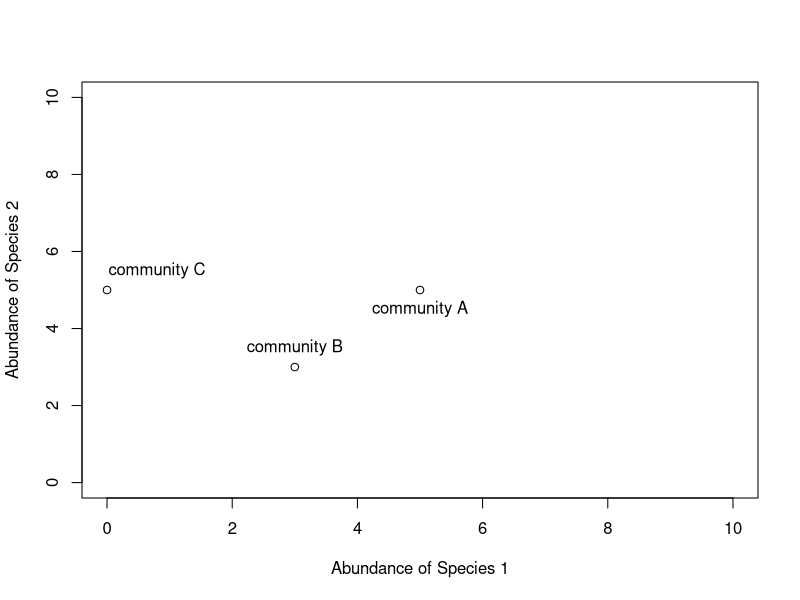
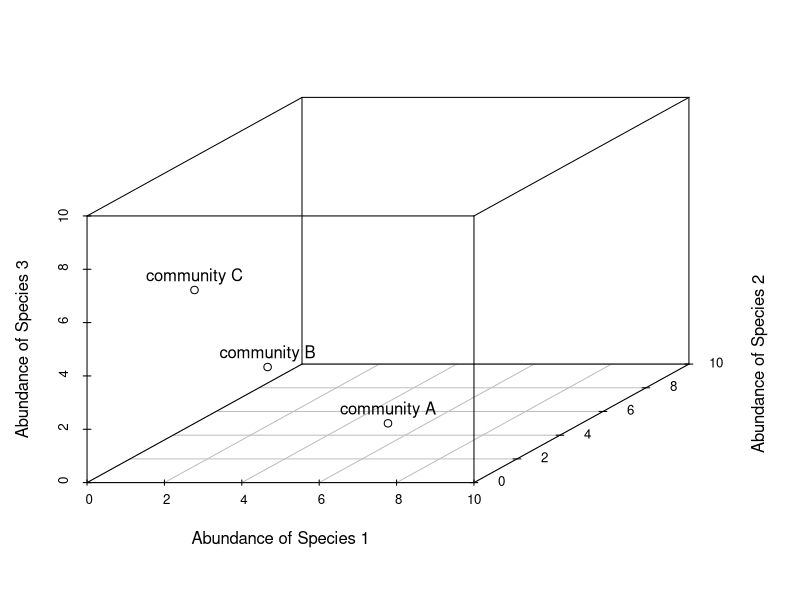
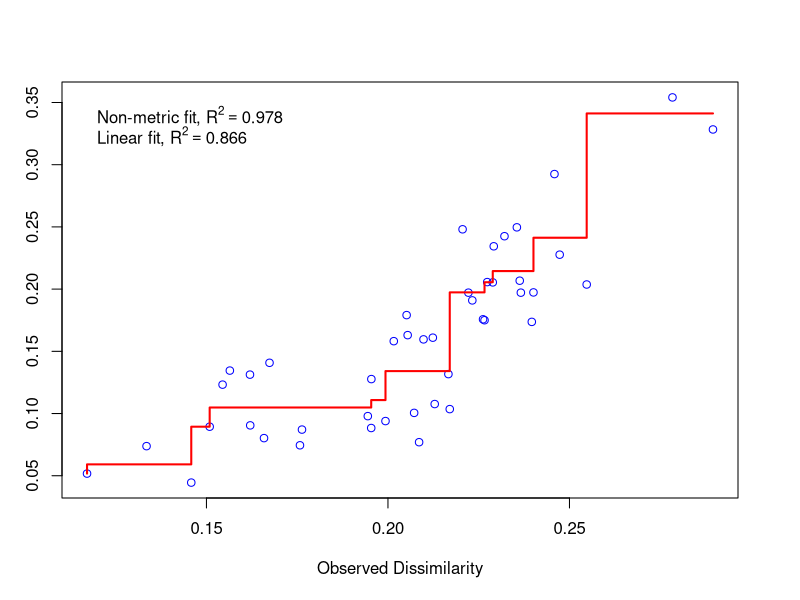
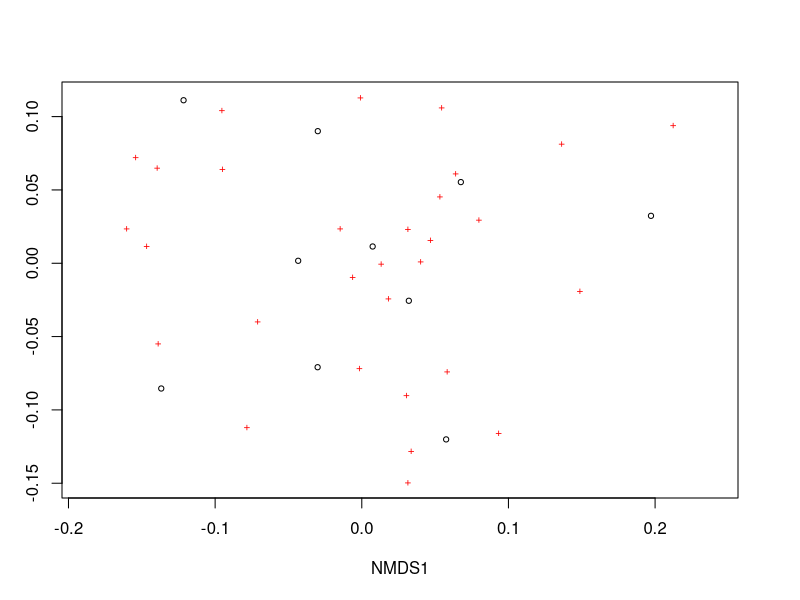
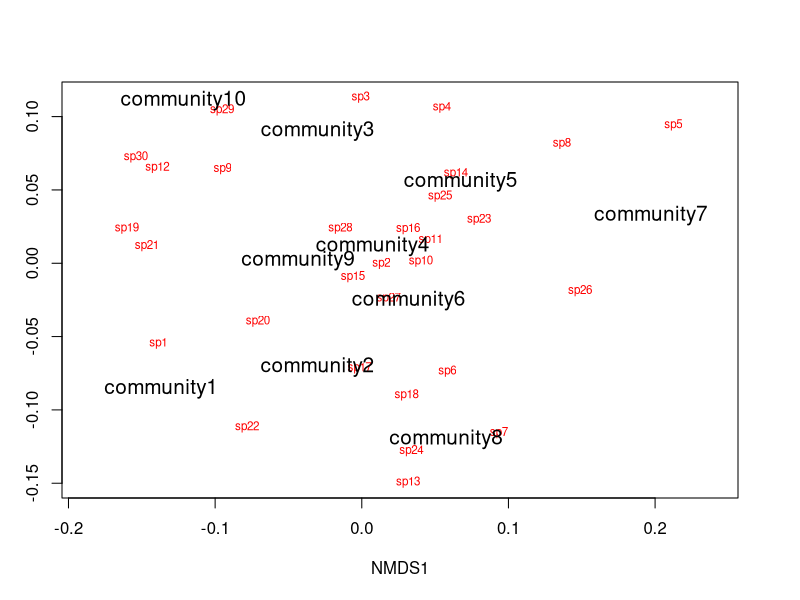
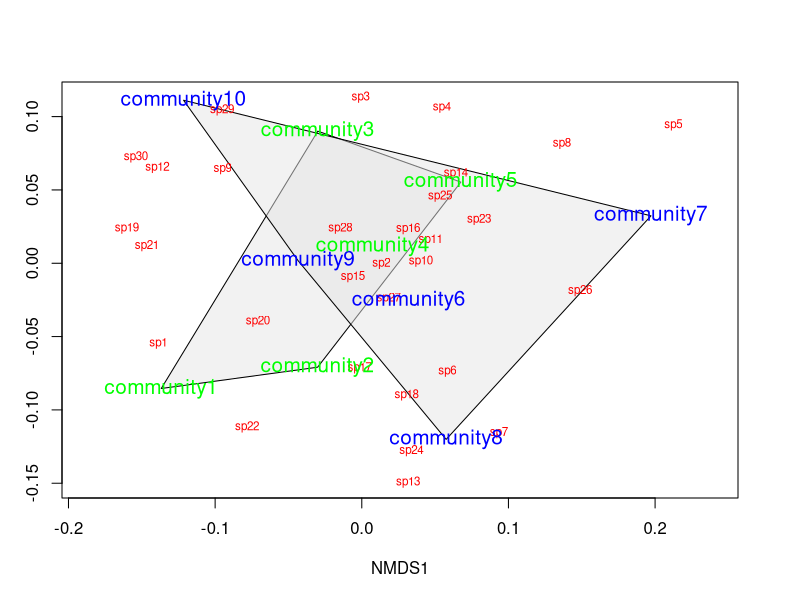
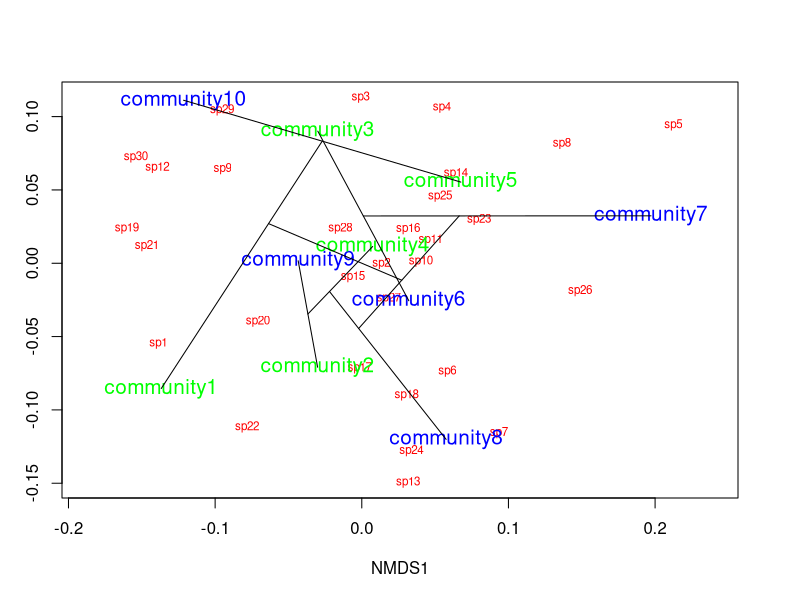
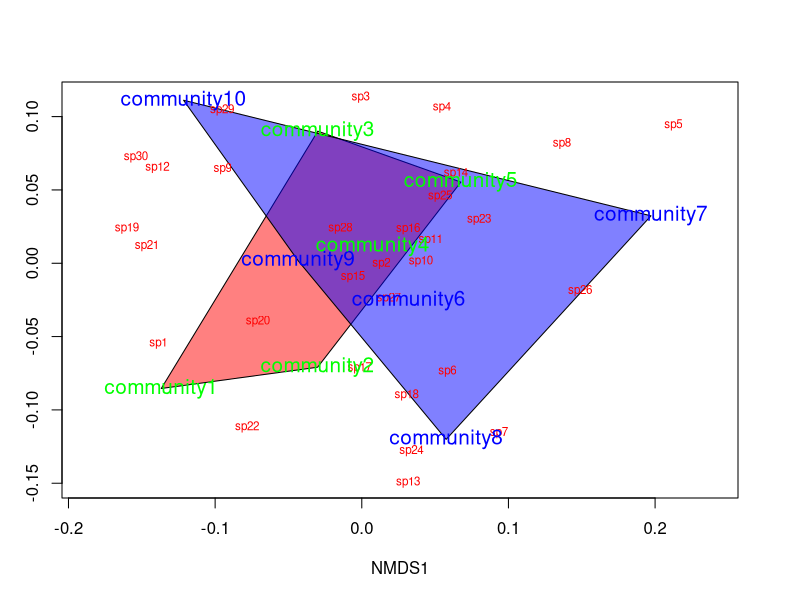

These figures' R source, in order:
## ---- chunk 1
# Non-metric multidimensional scaling (NMDS) is one tool commonly used to 
# examine community composition

# # Let's lay some conceptual groundwork
# # Consider a single axis of abundance representing a single species:
# plot(0:10,0:10,type="n",axes=F,xlab="Abundance of Species 1",ylab="")
# axis(1)
# # We can plot each community on that axis depending on the abundance of 
# # species 1 within it
# points(5,0); text(5.5,0.5,labels="community A")
# points(3,0); text(3.2,0.5,labels="community B")
# points(0,0); text(0.8,0.5,labels="community C")
# 
# # Now consider a second axis of abundance representing a different 
# # species
# # Communities can be plotted along both axes depending on the abundance of
# # species within it
plot(0:10,0:10,type="n",xlab="Abundance of Species 1",
     ylab="Abundance of Species 2")
points(5,5); text(5,4.5,labels="community A")
points(3,3); text(3,3.5,labels="community B")
points(0,5); text(0.8,5.5,labels="community C")

# Now consider a THIRD axis of abundance representing yet another species
# (For this we're going to need to load another package)
# install.packages("scatterplot3d")
library(scatterplot3d)
d=scatterplot3d(0:10,0:10,0:10,type="n",xlab="Abundance of Species 1",
                ylab="Abundance of Species 2",
                zlab="Abundance of Species 3"); d
d$points3d(5,5,0); text(d$xyz.convert(5,5,0.5),labels="community A")
d$points3d(3,3,3); text(d$xyz.convert(3,3,3.5),labels="community B")
d$points3d(0,5,5); text(d$xyz.convert(0,5,5.5),labels="community C")

# Now consider as many axes as there are species S (obviously we cannot 
# visualize this beyond 3 dimensions)
# Hopefully your head didn't explode
## ---- chunk 2
# The goal of NMDS is to represent the original position of communities in
# multidimensional space as accurately as possible using a reduced number
# of dimensions that can be easily plotted and visualized

# NMDS does not use the absolute abundances of species in communities, but
# rather their RANK ORDER!
# The use of ranks omits some of the issues associated with using absolute
# distance (e.g., sensitivity to transformation), and as a result is much
# more flexible technique that accepts a variety of types of data
# (It is also where the "non-metric" part of the name comes from)

# The NMDS procedure is iterative and takes place over several steps:
# (1) Define the original positions of communities in multidimensional
# space
# (2) Specify the number m of reduced dimensions (typically 2)
# (3) Construct an initial configuration of the samples in 2-dimensions
# (4) Regress distances in this initial configuration against the observed
# (measured) distances
# (5) Determine the stress (disagreement between 2-D configuration and
# predicted values from regression)
# If the 2-D configuration perfectly preserves the original rank
# orders, then a plot ofone against the other must be monotonically
# increasing. The extent to which the points on the 2-D configuration
# differ from this monotonically increasing line determines the
# degree of stress (see Shepard plot)
# (6) If stress is high, reposition the points in m dimensions in the
#direction of decreasing stress, and repeat until stress is below
#some threshold

# Generally, stress < 0.05 provides an excellent represention in reduced 
# dimensions, < 0.1 is great, < 0.2 is good, and stress > 0.3 provides a 
# poor representation

# NOTE: The final configuration may differ depending on the initial 
# configuration (which is often random) and the number of iterations, so
# it is advisable to run the NMDS multiple times and compare the 
# interpretation from the lowest stress solutions

# To begin, NMDS requires a distance matrix, or a matrix of 
# dissimilarities
# Raw Euclidean distances are not ideal for this purpose: they are 
# sensitive to totalabundances, so may treat sites with a similar number
# of species as more similar, even though the identities of the species
# are different
# They are also sensitive to species absences, so may treat sites with
# the same number of absent species as more similar

# Consequently, ecologists use the Bray-Curtis dissimilarity calculation, 
# which has many ideal properties:
# It is invariant to changes in units
# It is unaffected by additions/removals of species that are not 
# present in two communities
# It is unaffected by the addition of a new community
# It can recognize differences in total abudnances when relative 
# abundances are the same

# To run the NMDS, we will use the function `metaMDS` from the vegan 
# package
#install.packages("vegan")
library(vegan)
# `metaMDS` requires a community-by-species matrix
# Let's create that matrix with some randomly sampled data
set.seed(2)
community_matrix=matrix(sample(1:100,300,replace=T),nrow=10,
                        dimnames=list(paste("community",1:10,sep=""),
                                      paste("sp",1:30,sep="")))
community_matrix
## ---- chunk 3
# The function `metaMDS` will take care of most of the distance 
# calculations, iterative fitting, etc. We need simply to supply:
example_NMDS=metaMDS(community_matrix, # Our community-by-species matrix
                     k=2) # The number of reduced dimensions
# You should see each iteration of the NMDS until a solution is reached
# (i.e., stress was minimized after some number of reconfigurations of 
# the points in 2 dimensions). You can increase the number of default 
# iterations using the argument "trymax=##"
example_NMDS=metaMDS(community_matrix,k=2,trymax=100)

# And we can look at the NMDS object
example_NMDS # metaMDS has automatically applied a square root 
# transformation and calculated the Bray-Curtis distances for our 
# community-by-site matrix
# Let's examine a Shepard plot, which shows scatter around the regression
# between the interpoint distances in the final configuration (distances 
# between each pair of communities) against their original dissimilarities
stressplot(example_NMDS)
# Large scatter around the line suggests that original dissimilarities are
# not well preserved in the reduced number of dimensions
## ---- chunk 4
#Now we can plot the NMDS
plot(example_NMDS)
# It shows us both the communities ("sites", open circles) and species 
# (red crosses), but we  don't know which are which!

# We can use the functions `ordiplot` and `orditorp` to add text to the 
# plot in place of points
ordiplot(example_NMDS,type="n")
orditorp(example_NMDS,display="species",col="red",air=0.01)
orditorp(example_NMDS,display="sites",cex=1.25,air=0.01)
## ---- chunk 5
# There are some additional functions that might of interest
# Let's suppose that communities 1-5 had some treatment applied, and 
# communities 6-10 a different treatment
# We can draw convex hulls connecting the vertices of the points made by
# these communities on the plot
# First, let's create a vector of treatment values:
treat=c(rep("Treatment1",5),rep("Treatment2",5))
ordiplot(example_NMDS,type="n")
ordihull(example_NMDS,groups=treat,draw="polygon",col="grey90",
         label=FALSE)
orditorp(example_NMDS,display="species",col="red",air=0.01)
orditorp(example_NMDS,display="sites",col=c(rep("green",5),rep("blue",5)),
         air=0.01,cex=1.25)
# I find this an intuitive way to understand how communities and species 
# cluster based on treatments
# One can also plot ellipses and "spider graphs" using the functions 
# `ordiellipse` and `orderspider` which emphasize the centroid of the 
# communities in each treatment
## ---- chunk 6
# Another alternative is to plot a minimum spanning tree (from the 
# function `hclust`), which clusters communities based on their original 
# dissimilarities and projects the dendrogram onto the 2-D plot
ordiplot(example_NMDS,type="n")
orditorp(example_NMDS,display="species",col="red",air=0.01)
orditorp(example_NMDS,display="sites",col=c(rep("green",5),rep("blue",5)),
         air=0.01,cex=1.25)
ordicluster(example_NMDS,hclust(vegdist(community_matrix,"bray"))) 
# Note that clustering is based on Bray-Curtis distances
# This is one method suggested to check the 2-D plot for accuracy
## ---- chunk 7
# You could also plot the convex hulls, ellipses, spider plots, etc. colored based on the treatments
# First, create a vector of color values corresponding of the same length as the vector of treatment values
colors=c(rep("red",5),rep("blue",5))
ordiplot(example_NMDS,type="n")
#Plot convex hulls with colors baesd on treatment
for(i in unique(treat)) {
  ordihull(example_NMDS$point[grep(i,treat),],draw="polygon",groups=treat[treat==i],col=colors[grep(i,treat)],label=F) } 
orditorp(example_NMDS,display="species",col="red",air=0.01)
orditorp(example_NMDS,display="sites",col=c(rep("green",5),rep("blue",5)),
         air=0.01,cex=1.25)
